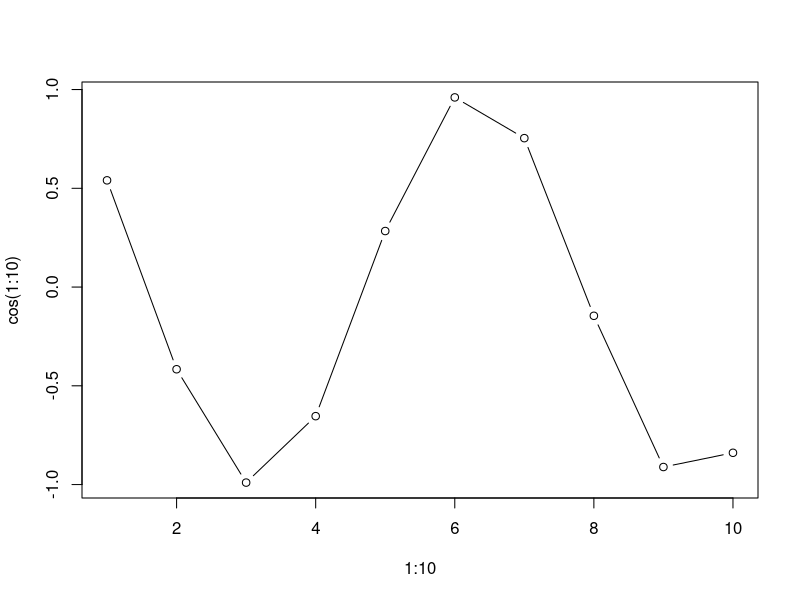

The R script that drew this image:
## ---- chunk 1
plot(1:10, cos(1:10), type = "b")
